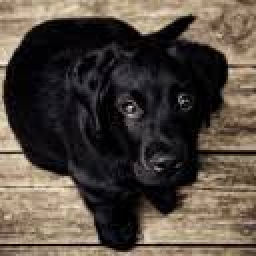
#> input picture dog.jpeg, 128 x 128 px (shown 2 times larger)
$ python ex1.py   (older library calls are emulated)
#> lines starting #> are read from the running program, lines starting #| are printed output that depends on the picture
### run_kMean.py
import numpy as np
import math
from closest_centroids import closest_centroids
from compute_centroids import compute_centroids


# Run the 10 kmeans iterations and print the correct output string.
def run_kMean(X, initial_centroids, iterations):
    m = np.size(X, 0)
    n = np.size(X, 1)
    K = np.size(initial_centroids, 0)
    centroids = initial_centroids
    idx = np.zeros((m, 1))
    print("k={}:".format(K))
    for i in range(0, iterations + 1):
        idx = closest_centroids(X, centroids)
        nameStr = "iter {}: {}".format(i, ", ".join(str(x) for x in (np.floor(centroids * 100)/100).tolist()))
        nameStr = nameStr.replace("0.0,", "0.,")
        nameStr = nameStr.replace("0.0],", "0.],")
        print(nameStr)
        nameStr = 0
        centroids = compute_centroids(X, idx, K)
    return centroids, idx

### closest_centroids.py
import numpy as np


# Find the closest centroids.
def closest_centroids(X, c):
    K = np.size(c, 0)
    idx = np.zeros((np.size(X, 0), 1))
    arr = np.empty((np.size(X, 0), 1))
    for i in range(0, K):
        y = c[i]
        temp = np.ones((np.size(X, 0), 1)) * y
        b = np.power(np.subtract(X, temp), 2)
        a = np.sum(b, axis=1)
        a = np.asarray(a)
        a.resize((np.size(X, 0), 1))
        arr = np.append(arr, a, axis=1)
    arr = np.delete(arr, 0, axis=1)
    idx = np.argmin(arr, axis=1)
    return idx

### compute_centroids.py
import numpy as np
import numpy.matlib


# Calculate the centroids.
def compute_centroids(X, idx, K):
    n = np.size(X, 1)
    centroids = np.zeros((K, n))
    for i in range(0, K):
        ci = idx == i
        ci = ci.astype(int)
        total_number = sum(ci)
        ci.resize((np.size(X, 0), 1))
        total_matrix = np.matlib.repmat(ci, 1, n)
        ci = np.transpose(ci)
        total = np.multiply(X, total_matrix)
        centroids[i] = (1/total_number) * np.sum(total, axis=0)
    return centroids

### init_centroids.py
import numpy as np


# Initialize the centroids to predetermined points.
def init_centroids(X, K):
    """
    Initializes K centroids that are to be used in K-Means on the dataset X.

    Parameters
    ----------
    X : ndarray, shape (n_samples, n_features)
        Samples, where n_samples is the number of samples and n_features is the number of features.
    K : int
        The number of centroids.

    Returns
    -------
    centroids : ndarray, shape (K, n_features)
    """
    if K == 2:
        return np.asarray([[0.        , 0.        , 0.        ],
                            [0.07843137, 0.06666667, 0.09411765]])
    elif K == 4:
        return np.asarray([[0.72156863, 0.64313725, 0.54901961],
                            [0.49019608, 0.41960784, 0.33333333],
                            [0.02745098, 0.        , 0.        ],
                            [0.17254902, 0.16862745, 0.18823529]])
    elif K == 8:
        return np.asarray([[0.01568627, 0.01176471, 0.03529412],
                            [0.14509804, 0.12156863, 0.12941176],
                            [0.4745098 , 0.40784314, 0.32941176],
                            [0.00784314, 0.00392157, 0.02745098],
                            [0.50588235, 0.43529412, 0.34117647],
                            [0.09411765, 0.09019608, 0.11372549],
                            [0.54509804, 0.45882353, 0.36470588],
                            [0.44705882, 0.37647059, 0.29019608]])
    elif K == 16:
        return np.asarray([[0.61568627, 0.56078431, 0.45882353],
                            [0.4745098 , 0.38039216, 0.33333333],
                            [0.65882353, 0.57647059, 0.49411765],
                            [0.08235294, 0.07843137, 0.10196078],
                            [0.06666667, 0.03529412, 0.02352941],
                            [0.08235294, 0.07843137, 0.09803922],
                            [0.0745098 , 0.07058824, 0.09411765],
                            [0.01960784, 0.01960784, 0.02745098],
                            [0.00784314, 0.00784314, 0.01568627],
                            [0.8627451 , 0.78039216, 0.69803922],
                            [0.60784314, 0.52156863, 0.42745098],
                            [0.01960784, 0.01176471, 0.02352941],
                            [0.78431373, 0.69803922, 0.60392157],
                            [0.30196078, 0.21568627, 0.1254902 ],
                            [0.30588235, 0.2627451 , 0.24705882],
                            [0.65490196, 0.61176471, 0.50196078]])
    else:
        print('This value of K is not supported.')
        return None

### ex1.py
import numpy as np
import scipy.misc
import matplotlib.pyplot as plt

from scipy.misc import imread
from init_centroids import init_centroids
from closest_centroids import closest_centroids
from run_kMean import run_kMean


def main():
    # data preparation (loading, normalizing, reshaping)
    path = 'dog.jpeg'  # supplied by instructor.
    A = imread(path)  # load image.
#> A is the input picture: shape (128, 128, 3); mean R, G, B 83, 73.1, 64.1
    A = A.astype(float) / 255.  # normalize and reshape.
    img_size = A.shape
#> img_size = (128, 128, 3)
    X = A.reshape(img_size[0] * img_size[1], img_size[2])

    # variables.
    rows = img_size[0]
#> rows = 128
    cols = img_size[1]
#> cols = 128
    channels = img_size[2]
#> channels = 3
    iterations = 10  # number of iterations.

    # 2 clusters.
    K1 = 2
    initial_centroids = init_centroids(X, K1)
#> initial_centroids = [[0, 0, 0], [0.0784, 0.0667, 0.0941]]
    centroids, idx = run_kMean(X, initial_centroids, iterations)
#> in run_kMean, `m = np.size(X, 0)`: m = 16384
#> in run_kMean, `n = np.size(X, 1)`: n = 3
#> in run_kMean, `K = np.size(initial_centroids, 0)`: K = 2
#> in run_kMean, `centroids = initial_centroids`: centroids = [[0, 0, 0], [0.0784, 0.0667, 0.0941]]
#| k=2:
#> the loop in run_kMean, `for i in range(0, iterations + 1):` made 11 passes
#> centroids on passes 2 to 11: [[0.0618, 0.0528, 0.0613], [0.588, 0.519, 0.441]], [[0.0831, 0.0719, 0.0781], [0.632, 0.558, 0.47]], [[0.0902, 0.0777, 0.0824], [0.641, 0.567, 0.478]], [[0.0918, 0.079, 0.0833], [0.643, 0.569, 0.48]], [[0.0922, 0.0793, 0.0836], [0.644, 0.569, 0.48]], [[0.0922, 0.0793, 0.0836], [0.644, 0.569, 0.48]], [[0.0922, 0.0793, 0.0836], [0.644, 0.569, 0.48]], [[0.0922, 0.0793, 0.0836], [0.644, 0.569, 0.48]], [[0.0922, 0.0793, 0.0836], [0.644, 0.569, 0.48]], [[0.0922, 0.0793, 0.0836], [0.644, 0.569, 0.48]]
#> centroids on pass 1: [[0.0203, 0.0133, 0.0198], [0.418, 0.37, 0.322]]
#| iter 0: [0., 0., 0.], [0.07, 0.06, 0.09]
#| iter 1: [0.02, 0.01, 0.01], [0.41, 0.36, 0.32]
#| iter 2: [0.06, 0.05, 0.06], [0.58, 0.51, 0.44]
#| iter 3: [0.08, 0.07, 0.07], [0.63, 0.55, 0.47]
#| iter 4: [0.09, 0.07, 0.08], [0.64, 0.56, 0.47]
#| iter 5: [0.09, 0.07, 0.08], [0.64, 0.56, 0.47]
#| iter 6: [0.09, 0.07, 0.08], [0.64, 0.56, 0.48]
#| iter 7: [0.09, 0.07, 0.08], [0.64, 0.56, 0.48]
#> (further printed lines are left out)
#> centroids = [[0.0922, 0.0793, 0.0836], [0.644, 0.569, 0.48]]; idx = 16384 values, max 1 at index 0, min 0 at index 119, mean 0.423
    idx = closest_centroids(X, centroids)
    X_recovered = centroids[idx]
    X_recovered = np.reshape(X_recovered, (rows, cols, channels))
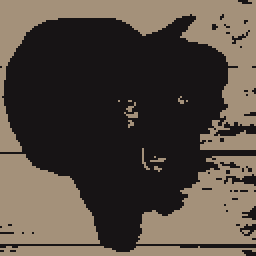
#> X_recovered: shape (128, 128, 3) float64 (shown 2 times larger); mean of channels 0, 1, 2 0.326, 0.287, 0.252; drawn as R, G, B
    scipy.misc.imsave('dog_2.jpg', X_recovered)
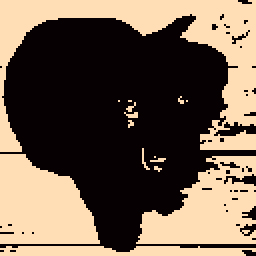
#> saved as dog_2.jpg: PIL image 128x128 RGB (shown 2 times larger); mean R, G, B 111.4, 93.6, 77.8

    # 4 clusters.
    K2 = 4
    initial_centroids = init_centroids(X, K2)
#> initial_centroids = [[0.722, 0.643, 0.549], [0.49, 0.42, 0.333], [0.0275, 0, 0], [0.173, 0.169, 0.188]]
    centroids, idx = run_kMean(X, initial_centroids,iterations)
#| k=4:
#> the loop in run_kMean (call 2), `for i in range(0, iterations + 1):` made 11 passes
#| iter 0: [0.72, 0.64, 0.54], [0.49, 0.41, 0.33], [0.02, 0., 0.], [0.17, 0.16, 0.18]
#| iter 1: [0.72, 0.64, 0.55], [0.5, 0.42, 0.34], [0.03, 0.03, 0.03], [0.18, 0.16, 0.16]
#| iter 2: [0.72, 0.64, 0.55], [0.5, 0.43, 0.35], [0.04, 0.03, 0.04], [0.19, 0.17, 0.17]
#| iter 3: [0.72, 0.65, 0.55], [0.51, 0.44, 0.36], [0.04, 0.03, 0.04], [0.21, 0.18, 0.18]
#| iter 4: [0.72, 0.65, 0.55], [0.52, 0.44, 0.36], [0.04, 0.03, 0.04], [0.22, 0.19, 0.19]
#| iter 5: [0.72, 0.65, 0.56], [0.52, 0.45, 0.36], [0.04, 0.03, 0.04], [0.23, 0.2, 0.19]
#| iter 6: [0.73, 0.65, 0.56], [0.52, 0.45, 0.37], [0.04, 0.03, 0.04], [0.23, 0.2, 0.19]
#| iter 7: [0.73, 0.65, 0.56], [0.53, 0.45, 0.37], [0.04, 0.03, 0.04], [0.23, 0.21, 0.19]
#> (further printed lines are left out)
#> centroids = [[0.737, 0.663, 0.568], [0.542, 0.467, 0.384], [0.0486, 0.0403, 0.0492], [0.252, 0.221, 0.205]]; idx = 16384 values, max 3 at index 119, min 0 at index 0, mean 1.5
    idx = closest_centroids(X, centroids)
    X_recovered = centroids[idx]
    X_recovered = np.reshape(X_recovered, (rows, cols, channels))
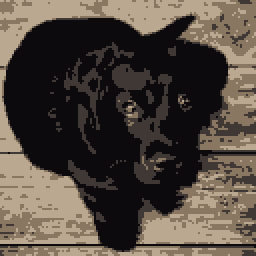
#> X_recovered: shape (128, 128, 3) float64 (shown 2 times larger); mean of channels 0, 1, 2 0.325, 0.286, 0.251; drawn as R, G, B
    scipy.misc.imsave('dog_4.jpg', X_recovered)
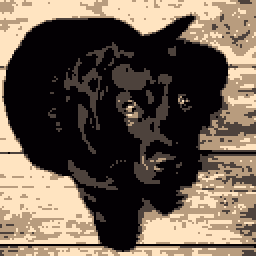
#> saved as dog_4.jpg: PIL image 128x128 RGB (shown 2 times larger); mean R, G, B 104.2, 89.9, 76.9

    # 8 clusters.
    K3 = 8
    initial_centroids = init_centroids(X, K3)
#> initial_centroids = [[0.0157, 0.0118, 0.0353], [0.145, 0.122, 0.129], [0.475, 0.408, 0.329], [0.00784, 0.00392, 0.0275], [0.506, 0.435, 0.341], [0.0941, 0.0902, 0.114], [0.545, 0.459, 0.365], [0.447, 0.376, 0.29]]
    centroids, idx = run_kMean(X, initial_centroids, iterations)
#| k=8:
#> centroids = [[0.0609, 0.0508, 0.0609], [0.215, 0.194, 0.194], [0.517, 0.442, 0.36], [0.0181, 0.0117, 0.0184], [0.649, 0.572, 0.481], [0.117, 0.107, 0.119], [0.779, 0.707, 0.611], [0.368, 0.309, 0.255]]; idx = 16384 values, max 7 at index 118, min 0 at index 1118, mean 3.29
    idx = closest_centroids(X, centroids)
#> idx = 16384 values, max 7 at index 118, min 0 at index 1118, mean 3.28
    X_recovered = centroids[idx]
    X_recovered = np.reshape(X_recovered, (rows, cols, channels))
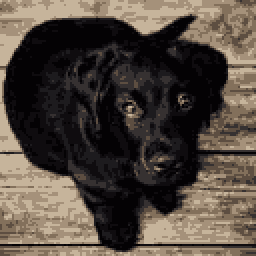
#> X_recovered: shape (128, 128, 3) float64 (shown 2 times larger); mean of channels 0, 1, 2 0.323, 0.284, 0.249; drawn as R, G, B
    scipy.misc.imsave('dog_8.jpg', X_recovered)
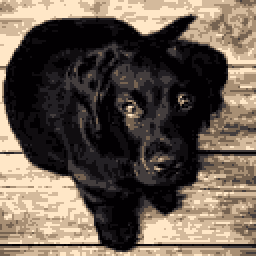
#> saved as dog_8.jpg: PIL image 128x128 RGB (shown 2 times larger); mean R, G, B 103.3, 90.6, 78.9

    # 16 clusters case.
    K4 = 16  # clusters.
    initial_centroids = init_centroids(X, K4)
#> initial_centroids = 16 rows, first 8: [0.616, 0.561, 0.459], [0.475, 0.38, 0.333], [0.659, 0.576, 0.494], [0.0824, 0.0784, 0.102], [0.0667, 0.0353, 0.0235], [0.0824, 0.0784, 0.098], [0.0745, 0.0706, 0.0941], [0.0196, 0.0196, 0.0275]
    centroids, idx = run_kMean(X, initial_centroids, iterations)
#> in run_kMean (call 4), `centroids = initial_centroids`: centroids has the same summary as initial_centroids in main
#| k=16:
#> centroids = 16 rows, first 8: [0.604, 0.528, 0.441], [0.459, 0.386, 0.31], [0.663, 0.586, 0.493], [0.167, 0.152, 0.159], [0.0923, 0.0438, 0.0171], [0.11, 0.1, 0.113], [0.0705, 0.0645, 0.0796], [0.0431, 0.0375, 0.0512]; idx = 16384 values, max 15 at index 3, min 0 at index 2, mean 7.59
    idx = closest_centroids(X, centroids)
#> idx = 16384 values, max 15 at index 3, min 0 at index 2, mean 7.57
    X_recovered = centroids[idx]
    X_recovered = np.reshape(X_recovered, (rows, cols, channels))
    scipy.misc.imsave('dog_16.jpg', X_recovered)
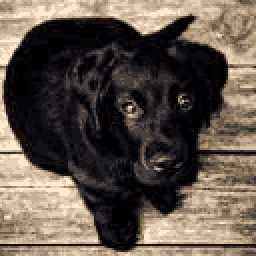
#> saved as dog_16.jpg: PIL image 128x128 RGB (shown 2 times larger); mean R, G, B 96.2, 84.6, 74.2


if __name__ == "__main__":
    main()
